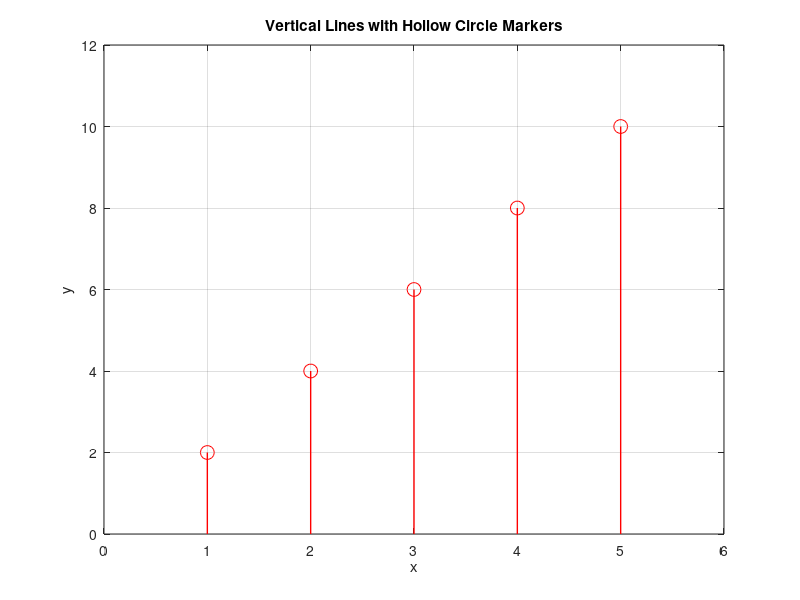

This chart was generated by the following MATLAB code:
x = 1:5;  % x 轴的离散位置（这些位置就是垂直线的位置）
y = [2, 4, 6, 8, 10];  % 对应于每条垂直线的顶部位置

% 创建图形
figure;

% 绘制垂直线并添加空心圆圈标记
for i = 1:length(x)
    % 绘制垂直线
    plot([x(i), x(i)], [0, y(i)], 'r-', 'LineWidth', 1);  % 从 y = 0 到 y(i) 的垂直线
    hold on;  % 保持当前图形
    % 在每条垂直线的顶部添加空心圆圈标记
    plot(x(i), y(i), 'ro', 'MarkerFaceColor', 'none', 'MarkerEdgeColor', 'r', 'MarkerSize', 10);  % 空心红色圆圈
end

% 添加标题和轴标签
title('Vertical Lines with Hollow Circle Markers');
xlabel('x');
ylabel('y');

% 设置坐标轴范围
xlim([0, max(x) + 1]);
ylim([0, max(y) + 2]);

% 添加网格
grid on;